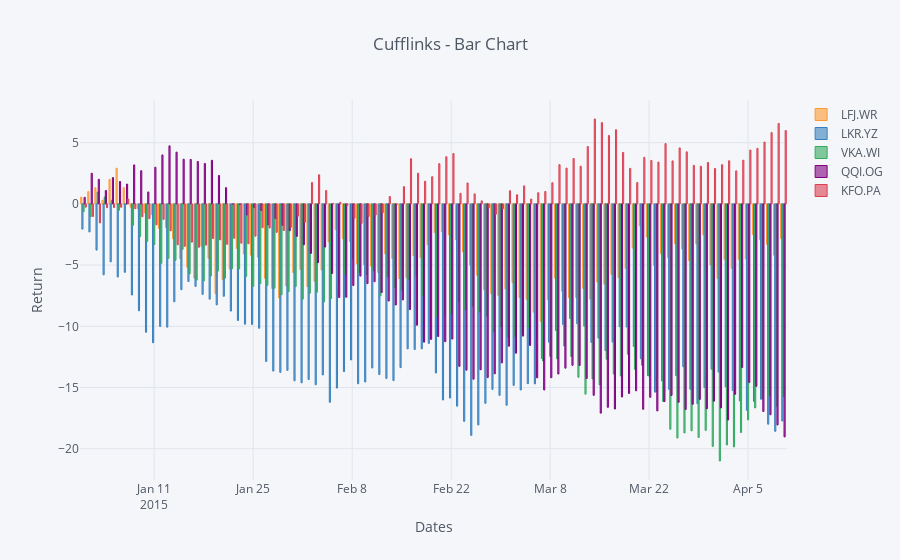

Notebook source saved alongside this figure:
### Markdown cell above
## Bar Chart

### Code cell
cf.datagen.lines(5).iplot(kind='bar',
                          xTitle='Dates',
                          yTitle='Return',
                          title='Cufflinks - Bar Chart')
